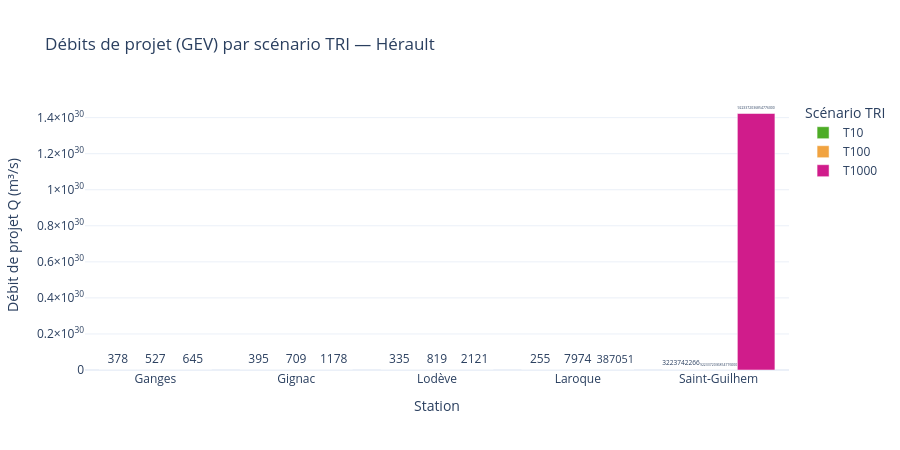

Notebook source saved alongside this figure:
### Markdown cell above
## 6. Comparaison multi-stations — quantiles TRI

### Code cell
# ── Ajustement GEV sur toutes les stations ───────────────────────────────────
print('Ajustement GEV multi-stations...')
rows_multistat = []
fits_all = {}

for s in STATIONS_CLES:
    code = s['code']
    nom  = s['nom']
    vals = df_series[df_series['code_station'] == code]['Qmax_m3s'].values
    if len(vals) < 8:
        print(f'  {code} : série trop courte ({len(vals)})')
        continue
    f = fit_distributions(vals)
    if f is None or 'GEV' not in f:
        continue
    fits_all[code] = f
    gev_q = f['GEV']['quantiles']
    t_arr = f['t_list']
    row = {'code_station': code, 'nom': nom, 'n': f['n']}
    for T_val in [10, 100, 1000]:
        if T_val in t_arr:
            row[f'Q_T{T_val}'] = round(gev_q[t_arr.index(T_val)], 1)
    rows_multistat.append(row)
    print(f'  {nom[:40]:<42} T10={row.get("Q_T10","—")}  T100={row.get("Q_T100","—")}  T1000={row.get("Q_T1000","—")} m³/s')

df_ms = pd.DataFrame(rows_multistat)
print()
display(df_ms)

# ── Graphique groupé — débits TRI par station ────────────────────────────────
fig_ms = go.Figure()
T_scenarios = [
    ('Q_T10',   '#4dac26', 'T10'),
    ('Q_T100',  '#f1a340', 'T100'),
    ('Q_T1000', '#d01c8b', 'T1000'),
]
noms_courts = [n.replace("L'Hérault à ", '').replace('La Lergue à ', '').replace("L'Hérault à Saint-Guilhem", 'St-Guilhem') 
               for n in df_ms['nom']]

for col, color, label in T_scenarios:
    if col in df_ms.columns:
        fig_ms.add_trace(go.Bar(
            name=label, x=noms_courts, y=df_ms[col],
            marker_color=color, text=df_ms[col].round(0).astype(int),
            textposition='outside',
            hovertemplate=f'{label} : %{{y:.1f}} m³/s<extra>%{{x}}</extra>'
        ))

fig_ms.update_layout(
    title=f'Débits de projet (GEV) par scénario TRI — {DEPT_NAME}',
    xaxis_title='Station',
    yaxis_title='Débit de projet Q (m³/s)',
    barmode='group',
    height=450, template='plotly_white',
    legend=dict(title='Scénario TRI')
)
fig_ms.show()

### Figure 1 — Plotly figure (JSON) as saved in the notebook; plotly's stock layout.template omitted (floating-point values rounded to 4 significant figures)
{"data": [{"hovertemplate": "T10 : %{y:.1f} m³/s<extra>%{x}</extra>", "marker": {"color": "#4dac26"}, "name": "T10", "text": [378.0, 395.0, 335.0, 255.0, 3224000000.0], "textposition": "outside", "type": "bar", "x": ["Ganges", "Gignac", "Lodève", "Laroque", "Saint-Guilhem"], "y": [377.8, 394.9, 335.2, 255.0, 3224000000.0]}, {"hovertemplate": "T100 : %{y:.1f} m³/s<extra>%{x}</extra>", "marker": {"color": "#f1a340"}, "name": "T100", "text": [527.0, 709.0, 819.0, 7974.0, 9.223e+18], "textposition": "outside", "type": "bar", "x": ["Ganges", "Gignac", "Lodève", "Laroque", "Saint-Guilhem"], "y": [527.1, 708.8, 819.1, 7974.0, 8.421e+19]}, {"hovertemplate": "T1000 : %{y:.1f} m³/s<extra>%{x}</extra>", "marker": {"color": "#d01c8b"}, "name": "T1000", "text": [645.0, 1178.0, 2121.0, 387100.0, 9.223e+18], "textposition": "outside", "type": "bar", "x": ["Ganges", "Gignac", "Lodève", "Laroque", "Saint-Guilhem"], "y": [644.9, 1178.0, 2121.0, 387100.0, 1.423e+30]}], "layout": {"barmode": "group", "height": 450, "legend": {"title": {"text": "Scénario TRI"}}, "title": {"text": "Débits de projet (GEV) par scénario TRI — Hérault"}, "xaxis": {"title": {"text": "Station"}}, "yaxis": {"title": {"text": "Débit de projet Q (m³/s)"}}}}
